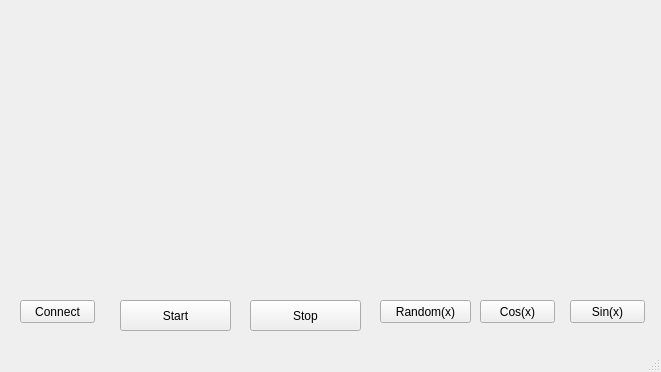
<?xml version="1.0" encoding="UTF-8"?>
<ui version="4.0">
 <class>MainWindow</class>
 <widget class="QMainWindow" name="MainWindow">
  <property name="geometry">
   <rect>
    <x>0</x>
    <y>0</y>
    <width>661</width>
    <height>372</height>
   </rect>
  </property>
  <property name="windowTitle">
   <string>MainWindow</string>
  </property>
  <widget class="QWidget" name="centralwidget">
   <widget class="QPushButton" name="start_graph_button">
    <property name="geometry">
     <rect>
      <x>120</x>
      <y>300</y>
      <width>111</width>
      <height>31</height>
     </rect>
    </property>
    <property name="text">
     <string>Start</string>
    </property>
   </widget>
   <widget class="QPushButton" name="stop_graph_button">
    <property name="geometry">
     <rect>
      <x>250</x>
      <y>300</y>
      <width>111</width>
      <height>31</height>
     </rect>
    </property>
    <property name="text">
     <string>Stop</string>
    </property>
   </widget>
   <widget class="PlotWidget" name="graphWidget" native="true">
    <property name="geometry">
     <rect>
      <x>20</x>
      <y>20</y>
      <width>621</width>
      <height>271</height>
     </rect>
    </property>
    <property name="autoFillBackground">
     <bool>false</bool>
    </property>
   </widget>
   <widget class="QPushButton" name="start_sin_button">
    <property name="geometry">
     <rect>
      <x>570</x>
      <y>300</y>
      <width>75</width>
      <height>23</height>
     </rect>
    </property>
    <property name="text">
     <string>Sin(x)</string>
    </property>
   </widget>
   <widget class="QPushButton" name="connect_server_button">
    <property name="geometry">
     <rect>
      <x>20</x>
      <y>300</y>
      <width>75</width>
      <height>23</height>
     </rect>
    </property>
    <property name="text">
     <string>Connect</string>
    </property>
   </widget>
   <widget class="QPushButton" name="start_cos_button">
    <property name="geometry">
     <rect>
      <x>480</x>
      <y>300</y>
      <width>75</width>
      <height>23</height>
     </rect>
    </property>
    <property name="text">
     <string>Cos(x)</string>
    </property>
   </widget>
   <widget class="QPushButton" name="start_random_button">
    <property name="geometry">
     <rect>
      <x>380</x>
      <y>300</y>
      <width>91</width>
      <height>23</height>
     </rect>
    </property>
    <property name="text">
     <string>Random(x)</string>
    </property>
   </widget>
  </widget>
  <widget class="QMenuBar" name="menubar">
   <property name="geometry">
    <rect>
     <x>0</x>
     <y>0</y>
     <width>661</width>
     <height>22</height>
    </rect>
   </property>
  </widget>
  <widget class="QStatusBar" name="statusbar"/>
 </widget>
 <customwidgets>
  <customwidget>
   <class>PlotWidget</class>
   <extends>QWidget</extends>
   <header>pyqtgraph.h</header>
   <container>1</container>
  </customwidget>
 </customwidgets>
 <resources/>
 <connections/>
</ui>
